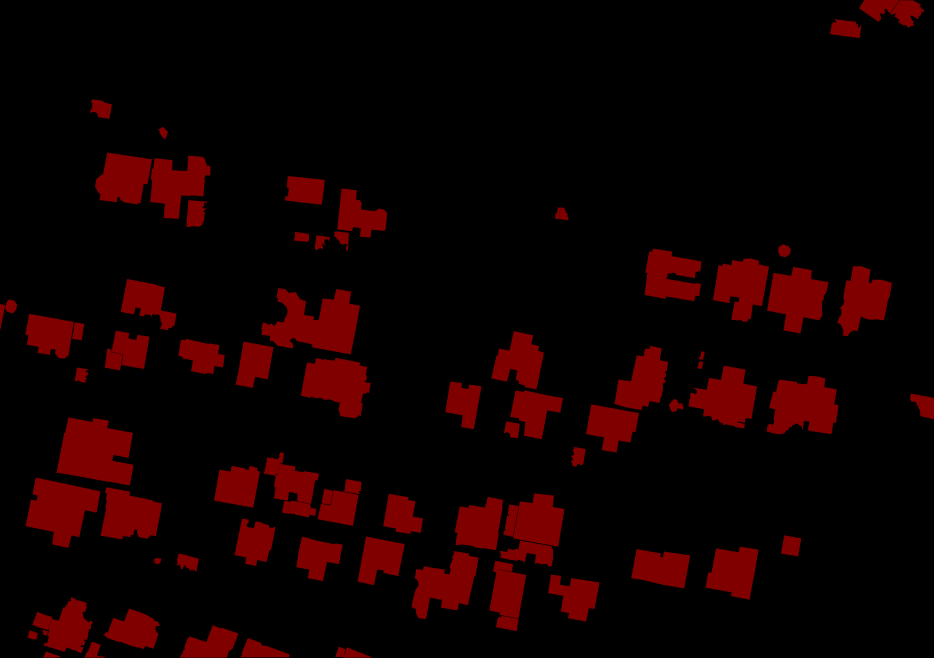
#> input picture files/label.png, 3735 x 2631 px, found by its file name (shown at 1/4 size)
$ jupyter execute --allow-errors 'Image PreProcessing for Unet.ipynb'
#> lines starting #> are read from the running program, lines starting #| are printed output that depends on the picture; after the words box and inside, x2 and y2 are one past the last pixel; in counts of white or black regions, pixels touching at a corner belong together
### image_utils.py
import numpy as np
import tensorflow as tf
import cv2 as cv2
import PIL
from PIL import Image, ImageOps
import os


def pad(src_img, model_input_w, model_input_h):
    """
    Add extra black area to image to make it ready for cropping

    arguments:
        src_img (PIL (or) np array): image to be padded
        model_input_w (int): input image width for model
        model_input_h (int): input image height for model

    returns:
        PIL image: padded image
    """

    img_type = type(src_img)

    # change to numpy array
    if img_type  == np.ndarray :
        img = src_img.copy()
    else:
        img = np.array(src_img)

    img_width = img.shape[1]
    img_height = img.shape[0]

    pad_width = int((np.ceil(img_width / model_input_w) * model_input_w) - img_width)
    pad_height = int((np.ceil(img_height / model_input_h) * model_input_h) - img_height)

    print('image width = ', img_width, ', image height = ', img_height)
    print('pad width = ', pad_width, ', pad height = ', pad_height)

    result_image = cv2.copyMakeBorder( img, 0, pad_height, 0, pad_width, cv2.BORDER_CONSTANT)

    # convert numpy array to PIL image format
    # check if result_image is binary mask
    if len(result_image.shape) == 2:
        result_image = Image.fromarray(result_image, 'L')
    else:
        result_image = Image.fromarray(result_image.astype('uint8'), 'RGB')

    return result_image


def crop(src_img, model_input_w, model_input_h, numpy_output = False):
    """
    Crops an image into tiles of provided width and height

    arguments:
        src_img(PIL image): image to be cropped into tiles
        model_input_w(int): input image width for model
        model_input_h(int): input image height for model
        numpy_output(bool): output a list of numpy arrays or PIL images(default)

    returns:
        list: a list of cropped tiles in numpy array or PIL image format
    """

    img_width, img_height = src_img.size

    images = []
    for i in range(img_height//model_input_h):
        hori = []
        for j in range(img_width//model_input_w):
            box = (j*model_input_w, i*model_input_h, (j+1)*model_input_w, (i+1)*model_input_h)
            images.append(src_img.crop(box))

    if numpy_output:
        images = np.array([np.array(img) for img in images])

    return images


# [198 lines left out: functions resize_image, get_flipped_images, get_img_name, generate_images, reconstruct, not called in this run]

### Image PreProcessing for Unet.ipynb
# Change Directory to import image_utils library

[cell 1]
import os
os.chdir('D:\semantic segmentation\Building-Footprint-Extraction-Practical-Project-develop\Building-Footprint-Extraction-Practical-Project-develop')

# Import Libraries and Modules

[cell 2]
import tifffile as tfl
import numpy as np
import PIL
from PIL import Image
import matplotlib.pyplot as plt
import cv2
import image_utils

# Read Image

[cell 3]
# in case error occurs
# PIL.Image.MAX_IMAGE_PIXELS = 441711756

# read image
#img_ori_dir = 'my_image.tif'
img_ori_dir= r'D:\semantic segmentation\1.Annotate\0.Datasets\Clip_final_hlaing_thar_yar1.tif'
#img_ori_dir= r'D:/semantic segmentation/2.Image part/Binary Mask/binary_mask - Copy.tif'

#> (the rest of this cell did not finish here and is left out)

#> (a cell that did not finish here is left out)

# Rescale Image
- calculate new resized image size(height and width)

[cell 5]
# Scale
# percentage to shrink or enlarge image
percent = 0.68
#> percent = 0.68

# target tile size
img_size = 512

# calculate target image height and width
#> (the rest of this cell did not finish here and is left out)

# Resize image and visualize
- only include RGB channel, discard the 4th one if exists
- best interpolation methods for image resizing
    - Enlarge: INTER_LINEAR or INTER_CUBIC
    - Shrink: INTER_AREA

#> (a cell that did not finish here is left out)

# Visualize a sample tile
- if we do not like the scale, we can go back up and change scale

[cell 7]
# x and y coordinates to plot
x = 1300
y = 1300

fig, ax1 = plt.subplots(1,1, figsize=(13, 8))
#> (the rest of this cell did not finish here and is left out)

# Pad and Crop

[cell 8]
import image_utils as ps

# pad the image according to model input size
#> (the rest of this cell did not finish here and is left out)

# Save tiles in target directory

[cell 9]
save_dir = r'D:\semantic segmentation\2.Image part\Processed Image/'
area_name = 'processed_image+final'

[cell 10]
def get_img_name(area_name, idx, num_digit, angle):
    num_zeros = num_digit - len(str(idx))
    zeros = ''
    for i in range(num_zeros): zeros+='0'
    return area_name + '_' + zeros + str(idx) + '_' + 'a' + str(angle)

img_format = 'png'
num_digit = 5
index = 1
rotations = [0]

# save all images from list of cropped tiles
#> (the rest of this cell did not finish here and is left out)

# ***Reading Binary Image***

[cell 11]
from PIL import Image
from numpy import asarray
im = Image.open(r'D:\semantic segmentation\1.Annotate\0.Datasets\binary_mask\label.png')
#> im is the input picture: PIL image 3735x2631 P; mean R, G, B 18, 0, 0
data = asarray(im)
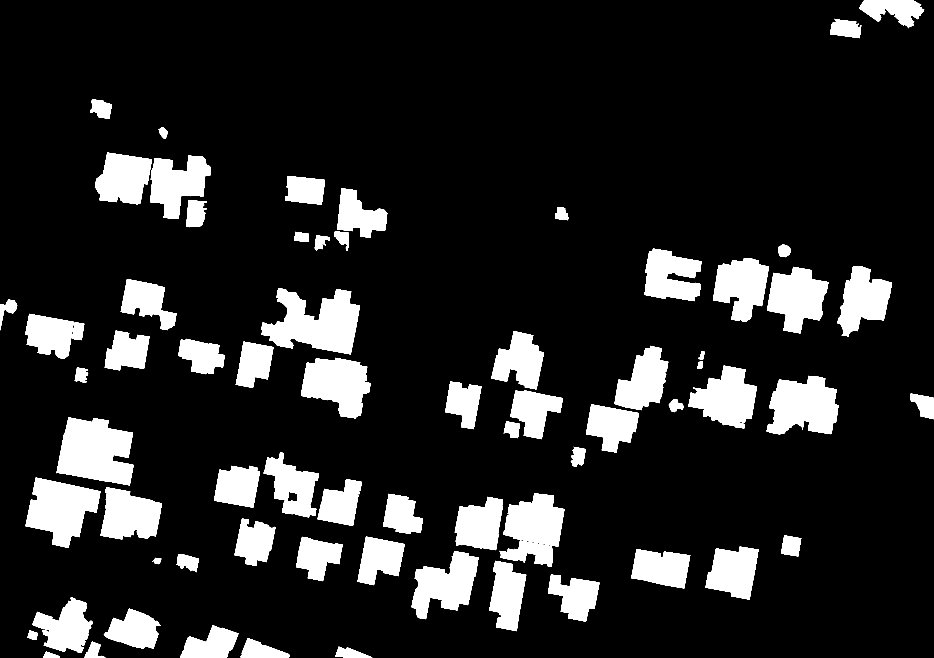
#> data: shape (2631, 3735) (shown at 1/4 size); values 0 (black) and 1 (white), 14.1% white; 79 white regions, largest, box (x1, y1, x2, y2) and area: (1045, 1152, 1440, 1418) 61972, (226, 1669, 534, 1942) 60730, (102, 1910, 402, 2192) 50424

**Printing out cell values and shape of data**

[cell 12]
print("cell values ", np.unique(data))
#| cell values  [0 1]
print("data shape: ", data.shape)
#| data shape:  (2631, 3735)

[cell 13]
plt.imshow(data)

[cell 14]
# original image height and width
binary_ori_height = data.shape[0]
#> binary_ori_height = 2631
binary_ori_width = data.shape[1]
#> binary_ori_width = 3735
print("height : ",binary_ori_height)
#| height :  2631
print("width : ",binary_ori_width)
#| width :  3735

# Rescale Image
- calculate new resized image size(height and width)

[cell 15]
# Scale
# percentage to shrink or enlarge image
percent = 0.68

# target tile size
img_size = 512

# calculate target image height and width
binary_new_height = int(binary_ori_height * percent)
#> binary_new_height = 1789
binary_new_width = int(binary_ori_width * percent)
#> binary_new_width = 2539

print(binary_new_height, binary_new_width)
#| 1789 2539

# Resize image and visualize
- only include RGB channel, discard the 4th one if exists
- best interpolation methods for image resizing
    - Enlarge: INTER_LINEAR or INTER_CUBIC
    - Shrink: INTER_AREA

[cell 16]
binary_data = cv2.resize(data, (binary_new_width , binary_new_height))[:]
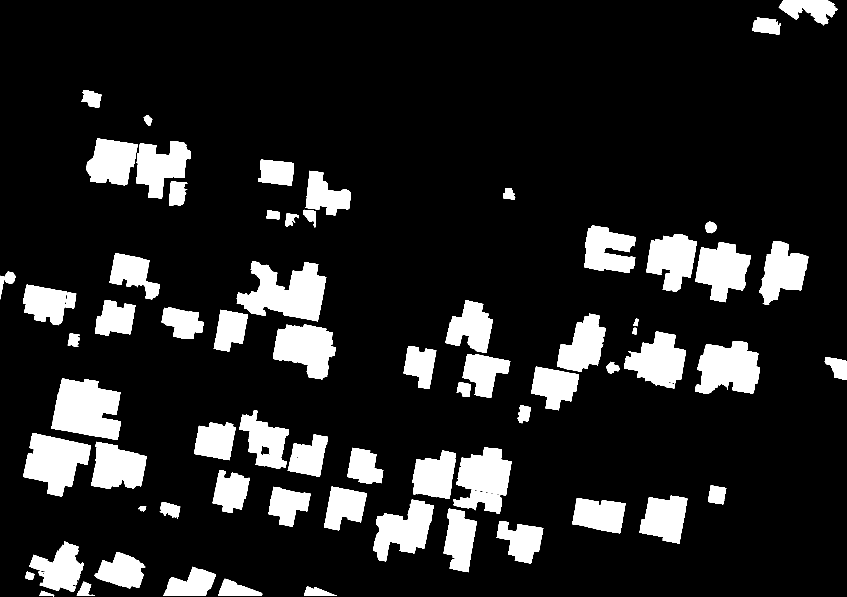
#> binary_data: shape (1789, 2539) (shown at 1/3 size); values 0 (black) and 1 (white), 14% white; 72 white regions, largest, box (x1, y1, x2, y2) and area: (710, 784, 979, 964) 28600, (154, 1135, 363, 1320) 28039, (69, 1299, 273, 1490) 23270
plt.imshow(binary_data)
print(binary_data.shape)
#| (1789, 2539)

# Visualize a sample tile
- if we do not like the scale, we can go back up and change scale

[cell 17]
# x and y coordinates to plot
x = 1000
y = 1000

fig, ax1 = plt.subplots(1,1, figsize=(13, 8))
ax1.imshow(data[y : y+img_size, x : x+img_size])
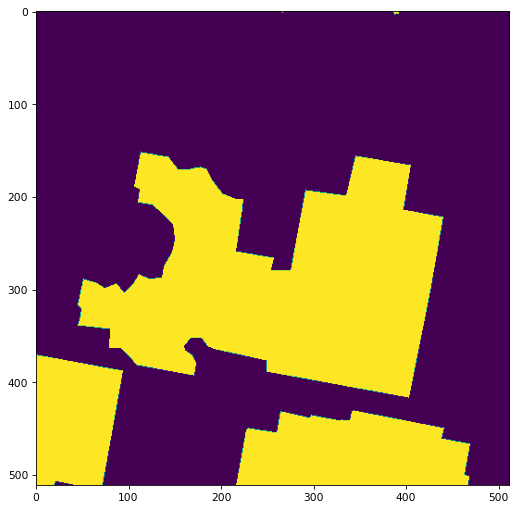
#> figure drawn by matplotlib, 1 panel

# Pad and Crop

[cell 18]
import image_utils as ps

# pad the image according to model input size
padded = ps.pad(binary_data, img_size, img_size)
#| image width =  2539 , image height =  1789
#| pad width =  21 , pad height =  259
#> in pad, `result_image = cv2.copyMakeBorder( img, 0, pad_height, 0, pad_width, c..`:
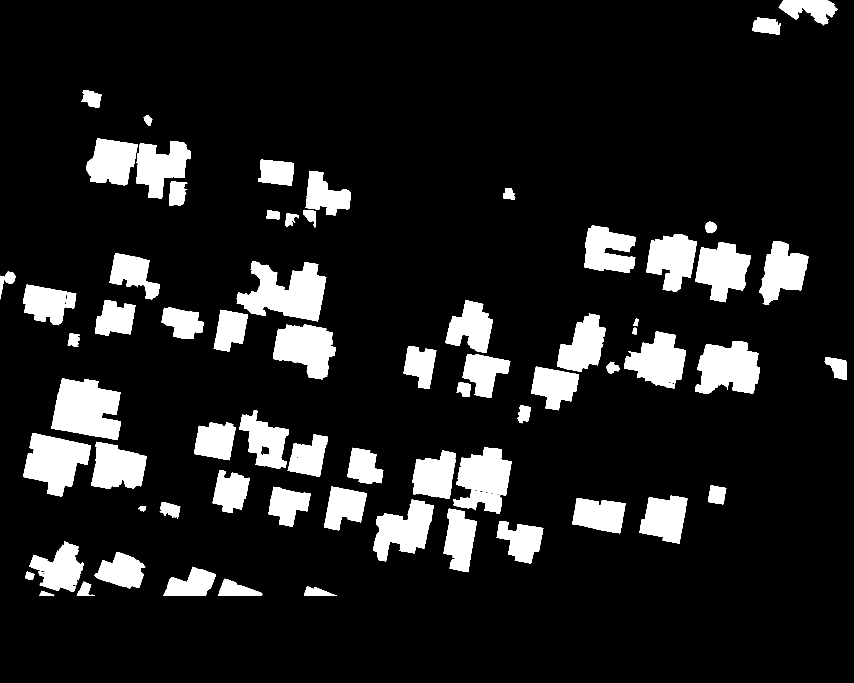
#> result_image: shape (2048, 2560) (shown at 1/3 size); values 0 (black) and 1 (white), 12.2% white; 72 white regions, largest, box (x1, y1, x2, y2) and area: (710, 784, 979, 964) 28600, (154, 1135, 363, 1320) 28039, (69, 1299, 273, 1490) 23270

# crop image into tiles
cropped = ps.crop(padded, img_size, img_size)
#> after the loop in crop, `for i in range(img_height//model_input_h):`: images = 20 items
#> cropped = 20 items

print('Number of Tiles :', len(cropped))
#| Number of Tiles : 20
